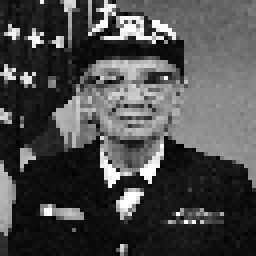
#> input picture src/SVD/inputs/grayscale_64x64.png, 64 x 64 px (shown 4 times larger)
$ python svd_compression.py
#> lines starting #> are read from the running program, lines starting #| are printed output that depends on the picture; long printed decimals are rounded
"""SVD를 활용한 64x64 흑백 이미지 압축 및 복원 (AI 심화 학습 과제).

실행: python svd_compression.py
다른 이미지: python svd_compression.py --image /path/to/image.png

수학: A = U @ diag(s) @ Vt
절단 SVD: A_k = U[:, :k] @ diag(s[:k]) @ Vt[:k, :]
단, k_effective = min(k_requested, min(A.shape)).
64x64 행렬의 특이값은 최대 64개이므로 요청 k=100은 실제 k=64로 계산.
"""

from __future__ import annotations

import argparse
import csv
from pathlib import Path

import matplotlib.pyplot as plt
import numpy as np
from matplotlib.image import imread

BASE = Path(__file__).resolve().parent
DEFAULT_INPUT = BASE / "inputs" / "grayscale_64x64.png"
OUTPUT_DIR = BASE / "outputs"
REQUESTED_KS = (10, 50, 100)


def read_grayscale(image_path: Path, size: int = 64) -> np.ndarray:
    """이미지를 읽어 [0,1] 범위의 size x size 흑백 NumPy 배열로 만든다."""
#> called with size = 64
    img = np.asarray(imread(str(image_path)), dtype=np.float64)
#> img: shape (64, 64) float64; min 0, max 1, mean 0.295
    if img.ndim == 3:
        if img.shape[2] < 3:
            raise ValueError("RGB 또는 grayscale 이미지가 필요합니다.")
        img = 0.2126 * img[..., 0] + 0.7152 * img[..., 1] + 0.0722 * img[..., 2]
    if img.ndim != 2:
        raise ValueError("이미지는 흑백 또는 RGB 이미지여야 합니다.")
    if img.max() > 1.0:
        img /= 255.0
    img = np.clip(img, 0.0, 1.0)
    rows = np.linspace(0, img.shape[0] - 1, size).round().astype(int)
#> rows = 64 values from 0 to 63
    cols = np.linspace(0, img.shape[1] - 1, size).round().astype(int)
#> cols = 64 values from 0 to 63
    return img[np.ix_(rows, cols)]


def svd_decompose(image: np.ndarray) -> tuple[np.ndarray, np.ndarray, np.ndarray]:
    """NumPy SVD로 U, 특이값 s, Vt 반환 (reduced SVD)."""
    return np.linalg.svd(image, full_matrices=False)


def svd_reconstruct(U: np.ndarray, s: np.ndarray, Vt: np.ndarray,
                    k_requested: int) -> tuple[np.ndarray, int]:
    """요청한 k를 차원 이하로 제한해 상위 특이값으로 원본 행렬 근사."""
    if k_requested < 1:
        raise ValueError("k는 1 이상이어야 합니다.")
    k_used = min(k_requested, len(s))
    result = (U[:, :k_used] * s[:k_used]) @ Vt[:k_used, :]
    return result, k_used


def save_comparison(image: np.ndarray, ks: tuple[int, ...] = REQUESTED_KS,
                    output_dir: Path = OUTPUT_DIR) -> list[dict[str, float | int]]:
    """원본 및 k별 복원 이미지를 한 Figure로 저장하고 오차 표 저장."""
#> called with ks = (10, 50, 100)
    output_dir.mkdir(parents=True, exist_ok=True)
    U, s, Vt = svd_decompose(image)
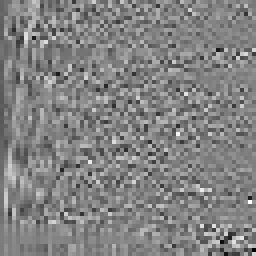
#> U: shape (64, 64) float64 (shown 4 times larger); min -0.573, max 0.541, mean -0.00143; drawn with min black and max white
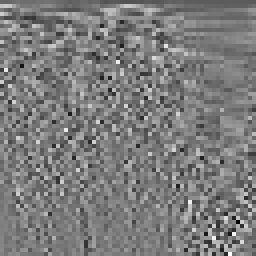
#> Vt: shape (64, 64) float64 (shown 4 times larger); min -0.536, max 0.56, mean -0.00214; drawn with min black and max white
#> s = 64 values, max 21.67 at index 0, min 0.00117 at index 63, mean 1.41
    fig, axes = plt.subplots(1, len(ks) + 1, figsize=(14.5, 4.2))
    axes[0].imshow(image, cmap="gray", vmin=0, vmax=1)
    axes[0].set_title("Original (64×64)", fontsize=12)
    axes[0].axis("off")

    total_energy = np.sum(s ** 2)
#> total_energy = 648.5
    results = []
    for ax, k_requested in zip(axes[1:], ks):
        recon, k_used = svd_reconstruct(U, s, Vt, k_requested)
        mse = float(np.mean((image - recon) ** 2))
        energy = float(np.sum(s[:k_used] ** 2) / total_energy * 100)
        row = dict(k_requested=k_requested, k_used=k_used,
                   mse=mse, energy_percent=energy)
        results.append(row)

        ax.imshow(np.clip(recon, 0, 1), cmap="gray", vmin=0, vmax=1)
        ax.set_title(f"Requested k={k_requested} (used {k_used})\n"
                     f"MSE={mse:.7f} | Energy={energy:.2f}%", fontsize=10)
        ax.axis("off")
        plt.imsave(output_dir / f"svd_k{k_requested}.png",
                   np.clip(recon, 0, 1), cmap="gray", vmin=0, vmax=1)
#> this loop made 3 passes
#> (k_used, mse, energy) on passes 1 to 3: (10, 0.0101, 93.65), (50, 2.46e-05, 99.98), (64, 1.66e-30, 100)
#> pass 1, in svd_reconstruct, `result = (U[:, :k_used] * s[:k_used]) @ Vt[:k_used, :]`:
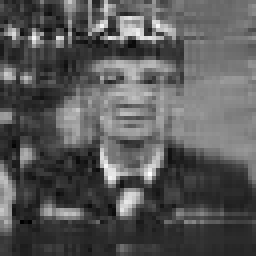
#> result: shape (64, 64) float64 (shown 4 times larger); min -0.168, max 1.16, mean 0.295; drawn with min black and max white
#> after the loop, results = 3 items

    plt.imsave(output_dir / "original.png", image, cmap="gray", vmin=0, vmax=1)
    fig.suptitle("SVD image reconstruction: k = 10, 50, 100", fontsize=14)
    fig.tight_layout(rect=[0, 0, 1, 0.90])
    fig.savefig(output_dir / "svd_comparison_k10_k50_k100.png",
                dpi=180, bbox_inches="tight")
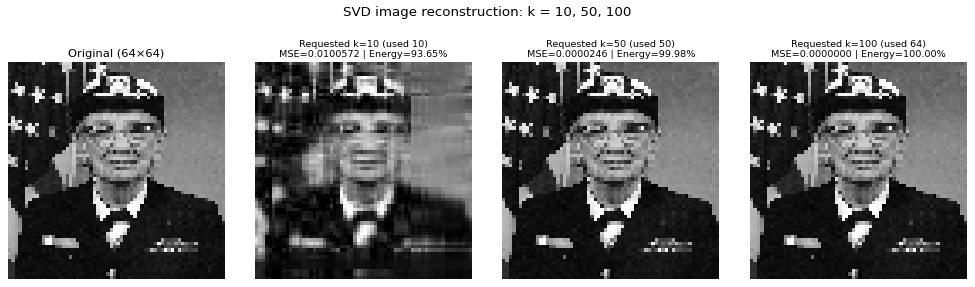
#> figure drawn by matplotlib, 4 panels
    plt.close(fig)

    with (output_dir / "metrics.csv").open("w", encoding="utf-8-sig", newline="") as f:
        writer = csv.DictWriter(f, fieldnames=["k_requested", "k_used", "mse", "energy_percent"])
        writer.writeheader()
        writer.writerows(results)

    # 검증: 특이값을 전부 쓰면 원본과 부동소수점 허용오차 내에서 같다.
    restored_all, _ = svd_reconstruct(U, s, Vt, len(s))
    assert np.allclose(image, restored_all, atol=1e-12)
    assert all(results[i]["mse"] >= results[i+1]["mse"] - 1e-14
               for i in range(len(results) - 1))
    return results


def main() -> None:
    """64x64 회색조 이미지의 SVD 압축 실험 및 결과를 출력한다."""
    parser = argparse.ArgumentParser(description=__doc__)
    parser.add_argument("--image", type=Path, default=DEFAULT_INPUT,
                        help="입력 이미지 경로 (기본: inputs/grayscale_64x64.png)")
    args = parser.parse_args()
    np.random.seed(42)
    image = read_grayscale(args.image)
    data = save_comparison(image)
#> data = 3 items
    for row in data:
        print(f"요청 k={row['k_requested']:>3} / 실제 k={row['k_used']:>2} "
              f"/ MSE={row['mse']:.8f} / 보존 에너지={row['energy_percent']:.4f}%")
#> this loop made 3 passes
#| 요청 k= 10 / 실제 k=10 / MSE=0.01006 / 보존 에너지=93.6479%
#| 요청 k= 50 / 실제 k=50 / MSE=2.46e-05 / 보존 에너지=99.9845%
#| 요청 k=100 / 실제 k=64 / MSE=0 / 보존 에너지=100.0000%
    print(f"결과 저장 위치: {OUTPUT_DIR}")


if __name__ == "__main__":
    main()
